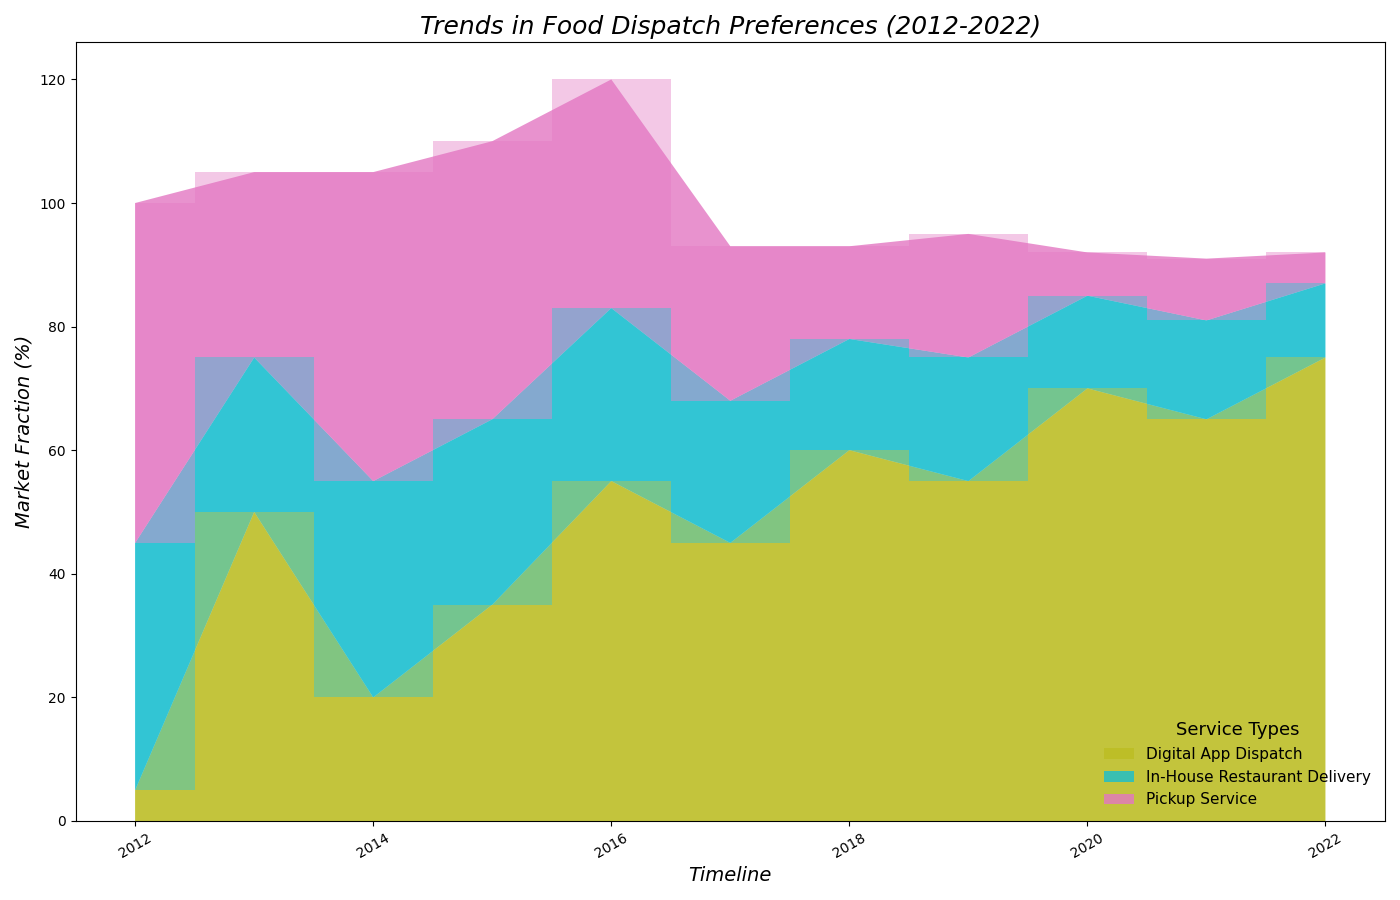

Write the Python code that produced this figure.
import matplotlib.pyplot as plt
import numpy as np

years = np.arange(2012, 2023)

services = {
    "Digital App Dispatch": [5, 50, 20, 35, 55, 45, 60, 55, 70, 65, 75],
    "In-House Restaurant Delivery": [40, 25, 35, 30, 28, 23, 18, 20, 15, 16, 12],
    "Pickup Service": [55, 30, 50, 45, 37, 25, 15, 20, 7, 10, 5]
}

stacked_data = np.array(list(services.values()))

fig, ax = plt.subplots(figsize=(14, 9))

# Update color scheme
colors = ['#bcbd22', '#17becf', '#e377c2']

# Randomly modify line styles
ax.stackplot(years, stacked_data, labels=services.keys(), alpha=0.8, colors=colors, linestyle='-.')

# Update titles and labels with new styles
ax.set_title("Trends in Food Dispatch Preferences (2012-2022)", fontsize=18, fontweight='light', style='italic')
ax.set_xlabel("Timeline", fontsize=14, fontstyle='italic')
ax.set_ylabel("Market Fraction (%)", fontsize=14, fontstyle='italic')

# Modify legend placement and appearance
ax.legend(loc='lower right', title='Service Types', fontsize=11, title_fontsize='13', frameon=False)

# Adjust x-axis ticks rotation
plt.xticks(rotation=30)

# Remove grid lines
# ax.yaxis.grid(True, linestyle='--', alpha=0.7)

# Add marker types to the stackplot
ax.stackplot(years, stacked_data, step='mid', labels=services.keys(), alpha=0.4, colors=colors)

plt.tight_layout()

plt.show()
